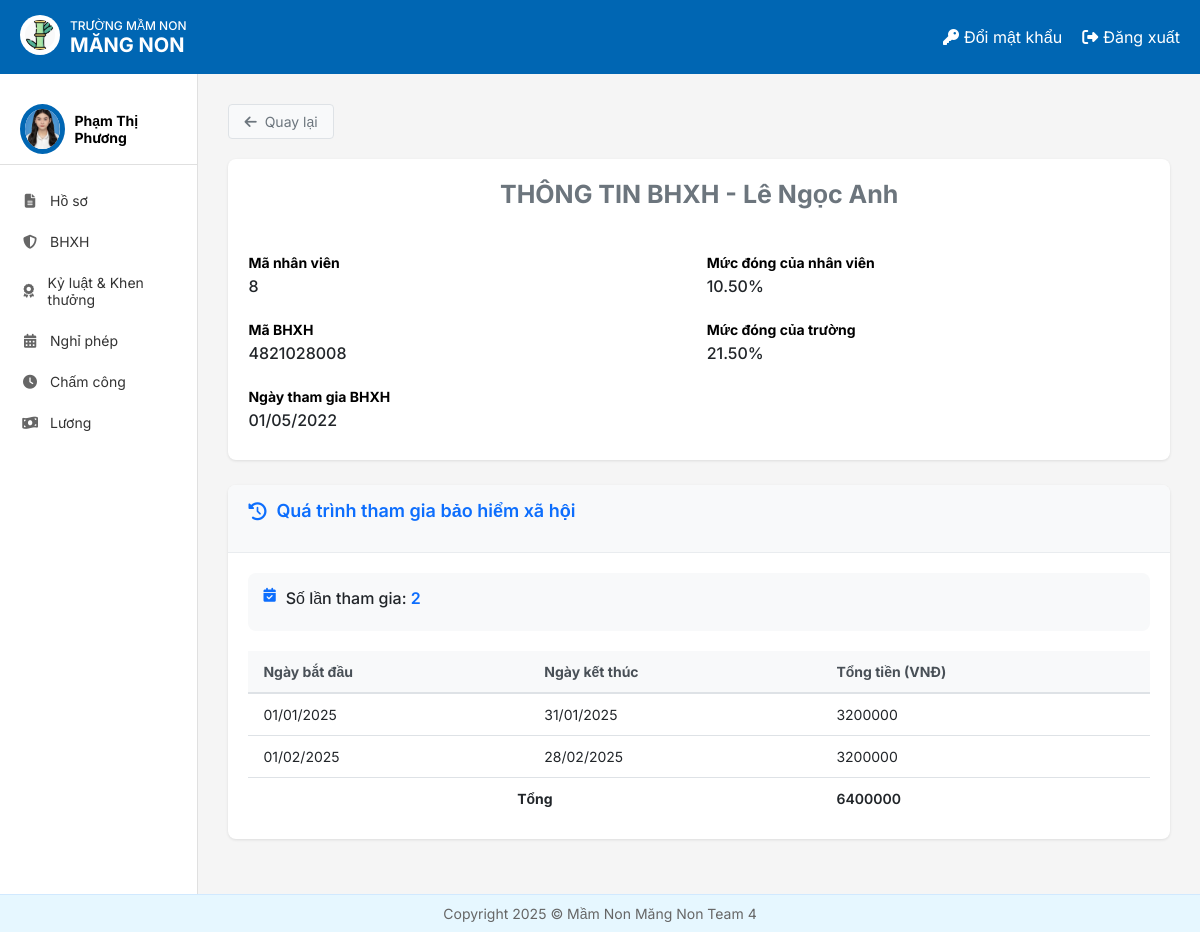
/infobhxh/8 (signed in), run on the app's committed database.
### HOME/models.py (models this page shows, shortened)
class NhanVien(models.Model):
 user = models.OneToOneField(User, on_delete=models.CASCADE, unique=True, null=False, related_name='nhanvien_home')
 ten_nv = models.CharField(max_length=100)
 anh_ca_nhan = models.ImageField(upload_to='nhanvien/', null=True, blank=True)
 gioi_tinh = models.CharField(max_length=10, choices=[('2', 'Nam'), ('1', 'Nữ')],default='1')
 ngay_sinh = models.DateField(null=True)
 vi_tri_cong_viec = models.CharField(max_length=100, blank=True, null=True)
 to_phong_ban = models.CharField(max_length=50, choices=TO_PHONG_BAN_CHOICES)
 trinh_do_hoc_van = models.CharField(max_length=50, choices=TRINH_DO_HOC_VAN_CHOICES)
 chuyen_nganh = models.CharField(max_length=100, null=True)
 noi_dao_tao = models.CharField(max_length=100)
 nam_tn = models.IntegerField(null=True)
 ngay_cap = models.DateField(null=True)
 noi_cap = models.CharField(max_length=100)
 dia_chi_tam_tru = models.TextField(null=True)
 chuc_vu = models.CharField(max_length=150, null=True)
 so_dien_thoai = models.CharField(
     max_length=10,
     unique=True)
 email = models.EmailField(unique=True, max_length=50, null=True)
 so_cccd = models.CharField(
     max_length=12,
     unique=True
 )
 phu_caps = models.ManyToManyField(PhuCap, through='PhuCapNhanVien',blank=True)
 class Meta:
     db_table = 'HOME_nhanvien'

class BHXH(models.Model):
   nhan_vien = models.ForeignKey(NhanVien, on_delete=models.CASCADE)
   ma_BHXH  = models.CharField(null=True,max_length=10,unique=True,
   validators=[RegexValidator(regex=r'^\d{10}$', message='Mã BHXH phải có đúng 10 chữ số')])
   nhan_vien_dong = models.DecimalField(max_digits=5, decimal_places=2, default=10.5)
   truong_dong = models.DecimalField(max_digits=5, decimal_places=2, default=21.5)
   thoi_gian_bat_dau = models.DateField(null=True)

class DONGBHXH(models.Model):
  nhan_vien = models.ForeignKey(NhanVien, on_delete=models.CASCADE)
  ngay_bat_dau = models.DateField(null=True)
  ngay_ket_thuc =  models.DateField(null=True)
  tong_tien = models.DecimalField(max_digits=15, decimal_places=2, validators=[MinValueValidator(0)])

### BHXH/views.py (the view)
# urls.py: path('infobhxh/<int:ma_nv>',thongtinchitiet,name='info_bhxh'),
def thongtinchitiet(request,ma_nv):
    nhanvien = get_object_or_404(NhanVien, user=request.user)
    nhan_vien_obj = get_object_or_404(NhanVien, id=ma_nv)
    bhxhchitiet = BHXH.objects.get(nhan_vien = nhan_vien_obj)
    dongbhchitiet = DONGBHXH.objects.filter(nhan_vien = nhan_vien_obj)
    so_lan_tham_gia = dongbhchitiet.count()
    Total=0
    for dong in dongbhchitiet:
        Total += dong.tong_tien
    context = {'bh':bhxhchitiet,'dongbh':dongbhchitiet,'Total':Total,'solanthamgia':so_lan_tham_gia, 'nhan_vien': nhanvien}
    return render(request,'BHXH/Hienthichitiet.html',context)

### templates/BHXH/Hienthichitiet.html
{% extends 'home.html' %}
{% load static %}
{% block page_background %}
<link rel="stylesheet" href="{% static 'css/Hienthichitiet.css' %}">
<div class="bhxh-detail-container">
    <div class="bhxh-header-actions">
        <a href="{% url 'bhxh_list' %}" class="bhxh-back-btn">
            <i class="fas fa-arrow-left"></i> Quay lại
        </a>
    </div>
    <div class="bhxh-card">
        <div class="bhxh-card-body">
            <div class="bhxh-employee-header">
                <div class="bhxh-employee-title">
                    <h1 class="bhxh-page-subtitle">THÔNG TIN BHXH - {{ bh.nhan_vien.ten_nv }}</h1>
                </div>
            </div>
            <div class="bhxh-info-grid">
                <div class="bhxh-info-item">
                    <div class="bhxh-info-label">Mã nhân viên</div>
                    <div class="bhxh-info-value">{{ bh.nhan_vien.id }}</div>
                </div>
                <div class="bhxh-info-item">
                    <div class="bhxh-info-label">Mức đóng của nhân viên</div>
                    <div class="bhxh-info-value ">{{ bh.nhan_vien_dong }}%</div>
                </div>
                <div class="bhxh-info-item">
                    <div class="bhxh-info-label">Mã BHXH</div>
                    <div class="bhxh-info-value">{{ bh.ma_BHXH }}</div>
                </div>
                <div class="bhxh-info-item">
                    <div class="bhxh-info-label">Mức đóng của trường</div>
                    <div class="bhxh-info-value ">{{ bh.truong_dong }}%</div>
                </div>
                <div class="bhxh-info-item">
                    <div class="bhxh-info-label">Ngày tham gia BHXH</div>
                    <div class="bhxh-info-value">{{ bh.thoi_gian_bat_dau|date:"d/m/Y" }}</div>
                </div>
            </div>
        </div>
    </div>
    <div class="bhxh-card">
        <div class="bhxh-card-header">
            <div class="bhxh-section-title">
                <i class="fas fa-history"></i> Quá trình tham gia bảo hiểm xã hội
            </div>
        </div>
        <div class="bhxh-card-body">
            <div class="bhxh-summary-box">
                <div class="bhxh-summary-item">
                    <i class="fas fa-calendar-check"></i>
                    <div class="bhxh-summary-text">Số lần tham gia: <span class="bhxh-highlight">{{ solanthamgia }}</span></div>
                </div>
            </div>
            <table class="bhxh-table">
                <thead>
                    <tr>
                        <th>Ngày bắt đầu</th>
                        <th>Ngày kết thúc</th>
                        <th class="bhxh-amount" r>Tổng tiền (VNĐ)</th>
                    </tr>
                </thead>
                <tbody>
                    {% for dong in dongbh %}
                    <tr>
                        <td>{{ dong.ngay_bat_dau|date:"d/m/Y" }}</td>
                        <td>{{ dong.ngay_ket_thuc|date:"d/m/Y" }}</td>
                        <td class="bhxh-amount">{{ dong.tong_tien|floatformat:0 }}</td>
                    </tr>
                    {% endfor %}
                    <tr class="bhxh-total-row">
                        <td colspan="2" class="bhxh-total-label">Tổng</td>
                        <td class="bhxh-amount">{{ Total|floatformat:0 }}</td>
                    </tr>
                </tbody>
            </table>
        </div>
    </div>
</div>
{% endblock %}

### templates/home.html (shortened to what this page needs)
<!DOCTYPE html>
{% load static %}
<html lang="vi">
<head>
    <link rel="stylesheet" href="{% static 'css/style.css' %}">
    <link rel="stylesheet" href="https://cdnjs.cloudflare.com/ajax/libs/font-awesome/6.4.0/css/all.min.css">
</head>
<body>
    <div class="container">
        <header class="header">
            <div class="logo-container">
                <a href="{% url 'home' %}">
                    <img src="{% static 'images/logo.jpg' %}" alt="Logo" class="logo-img">
                </a>
                <div class="logo-text">
                    <div class="school-type">TRƯỜNG MẦM NON</div>
                    <div class="school-name"><b>MĂNG NON</b></div>
                </div>
            </div>
            <div class="header-actions">
                <a href="{% url 'change_password' %}" class="header-link">
                    <i class="fas fa-key"></i> Đổi mật khẩu
                </a>
                <a href="{% url 'logout' %}" class="header-link">
                    <i class="fas fa-sign-out-alt"></i> Đăng xuất
                </a>
            </div>
        </header>
        <div class="content">
            <aside class="sidebar">
                <div class="user-profile">
                    <div class="avatar_home">
                        <img src="{{ nhan_vien.anh_ca_nhan.url }}" alt="User Avatar">
                    </div>
                    <div class="user-info">
                        {% if request.user.is_authenticated %}
                            <div class="user-name">{{ nhan_vien.ten_nv }}</div>
                        {% endif %}
                    </div>
                </div>
                <nav class="sidebar-nav">
                    <a href="{% url 'Redirect_hoso_view' %}" class="nav-item"><i class="fas fa-file-alt"></i> Hồ sơ</a>
                    <a href="{% url 'redirectBHXH' %}" class="nav-item"><i class="fas fa-shield-alt"></i> BHXH</a>
                    <a href="{% url 'ky_luat_khen_thuong' %}" class="nav-item"><i class="fas fa-award"></i> Kỷ luật & Khen thưởng</a>
                    <a href="{% url 'DanhSachNP_redirect' %}" class="nav-item"><i class="fas fa-calendar-alt"></i> Nghỉ phép</a>
                    <a href="{% url 'cham_cong' %}" class="nav-item"><i class="fas fa-clock"></i> Chấm công</a>
                    <a href="{% url 'chuyen_huong_luong' %}" class="nav-item"><i class="fas fa-money-bill-wave"></i> Lương</a>
                </nav>
            </aside>
            {% block page_background %}{% endblock %}
        </div>
        <footer class="footer">
            <p>Copyright 2025 © Mầm Non Măng Non Team 4</p>
        </footer>
    </div>
</body>
</html>

### static/css/style.css (style rules this page uses)
* { margin: 0; padding: 0; box-sizing: border-box; font-family: 'Inter', sans-serif; }
body { background-color: #f5f5f5; }
.container { display: flex; flex-direction: column; min-height: 100vh; }
.header { background-color: #0066b3; color: white; padding: 15px 20px; display: flex; justify-content: space-between; align-items: center; }
.logo-container { display: flex; align-items: center; }
.logo-img { width: 40px; height: 40px; margin-right: 10px; background-color: white; border-radius: 50%; padding: 5px; }
.logo-text { display: flex; flex-direction: column; }
.school-type { font-size: 12px; font-weight: 500; }
.school-name { font-size: 20px; font-weight: bold; }
.header-actions { display: flex; gap: 20px; }
.header-link { color: white; text-decoration: none; display: flex; align-items: center; gap: 5px; }
.content { display: flex; flex: 1; }
.sidebar { width: 240px; background-color: white; border-right: 1px solid #e0e0e0; padding: 20px 0; }
.user-profile { display: flex; align-items: center; padding: 10px 20px; border-bottom: 1px solid #e0e0e0; margin-bottom: 15px; }
.avatar_home { width: 50px; height: 50px; border-radius: 50%; overflow: hidden; margin-right: 10px; border: 5px solid #0066b3; }
.avatar_home img { width: 100%; height: 100%; object-fit: cover; }
.user-info { display: flex; flex-direction: column; }
.user-name { font-weight: bold; font-size: 14px; }
.sidebar-nav { display: flex; flex-direction: column; }
.nav-item { padding: 12px 20px; color: #333; text-decoration: none; display: flex; align-items: center; gap: 10px; font-size: 14px; transition: background-color 0.2s; }
.nav-item i { width: 20px; text-align: center; color: #666; }
.footer { background-color: #e6f7ff; padding: 10px 20px; text-align: center; color: #666; font-size: 14px; border-top: 1px solid #d1e9ff; margin-top: auto; z-index: 2; }

### static/css/Hienthichitiet.css (style rules this page uses)
.bhxh-detail-container { width: 1200px; margin: 0 auto; padding: 30px; font-family: -apple-system, BlinkMacSystemFont, 'Segoe UI', Roboto, Oxygen, Ubuntu, Cantarell, 'Open Sans', 'Helvetica Neue', sans-serif; }
.bhxh-card { background-color: #fff; border-radius: 8px; box-shadow: 0 1px 3px rgba(0,0,0,0.1); margin-bottom: 25px; overflow: hidden; }
.bhxh-card-header { background-color: #f8f9fa; padding: 15px 20px; border-bottom: 1px solid #e9ecef; }
.bhxh-card-body { padding: 20px; }
.bhxh-page-subtitle { color: #6c757d; font-size: 25px; text-align: center; font-weight: bold; margin: 0 0 20px 0; }
.bhxh-section-title { color: #0d6efd; font-weight: 600; font-size: 18px; margin-bottom: 15px; display: flex; align-items: center; }
.bhxh-section-title i { margin-right: 10px; }
.bhxh-info-grid { display: grid; grid-template-columns: repeat(2, 1fr); gap: 15px; }
.bhxh-info-item { margin-bottom: 10px; }
.bhxh-info-label { color: #000000; font-size: 14px; margin-bottom: 5px; font-weight: bold; }
.bhxh-info-value { color: #212529; font-weight: 500; font-size: 16px; }
.bhxh-highlight { color: #0d6efd; font-weight: 600; }
.bhxh-table { width: 100%; border-collapse: collapse; margin-top: 15px; }
.bhxh-table th { background-color: #f8f9fa; color: #495057; font-weight: bold; text-align: left; padding: 12px 15px; border-bottom: 2px solid #dee2e6; font-size: 14px; }
.bhxh-table td { padding: 12px 15px; border-bottom: 1px solid #dee2e6; color: #212529; font-size: 14px; }
.bhxh-table tr:last-child td { border-bottom: none; }
.bhxh-header-actions { display: flex; margin-bottom: 20px; }
.bhxh-back-btn { display: flex; align-items: center; gap: 8px; text-decoration: none; color: #6c757d; font-size: 14px; padding: 8px 15px; border-radius: 4px; background-color: #f8f9fa; border: 1px solid #dee2e6; transition: all 0.2s; }
.bhxh-summary-box { background-color: #f8f9fa; border-radius: 8px; padding: 15px; margin-bottom: 20px; }
.bhxh-summary-item { display: flex; align-items: right; margin-bottom: 8px; }
.bhxh-summary-item i { color: #0d6efd; margin-right: 10px; font-size: 14px; }
.bhxh-summary-text { color: #212529; font-weight: 500; }
.bhxh-total-row { color: #0d6efd; font-weight: 600; }
.bhxh-total-label { text-align: center; font-weight: bold; color: #495057; }
.bhxh-employee-header { display: flex; align-items: center; margin-bottom: 25px; }
.bhxh-employee-title { flex: 1; }

### data on the page
NhanVien: anh_ca_nhan (picture), ten_nv "Phạm Thị Phương"
BHXH: nhan_vien.ten_nv "Lê Ngọc Anh", nhan_vien.id "8", nhan_vien_dong "10.50", ma_BHXH "4821028008", truong_dong "21.50", thoi_gian_bat_dau "01/05/2022"
DONGBHXH: ngay_bat_dau "01/01/2025", ngay_ket_thuc "31/01/2025", tong_tien "3200000"
DONGBHXH: ngay_bat_dau "01/02/2025", ngay_ket_thuc "28/02/2025", tong_tien "3200000"

### other printed values
{{ solanthamgia }} "2"
{{ Total|floatformat:0 }} "6400000"
